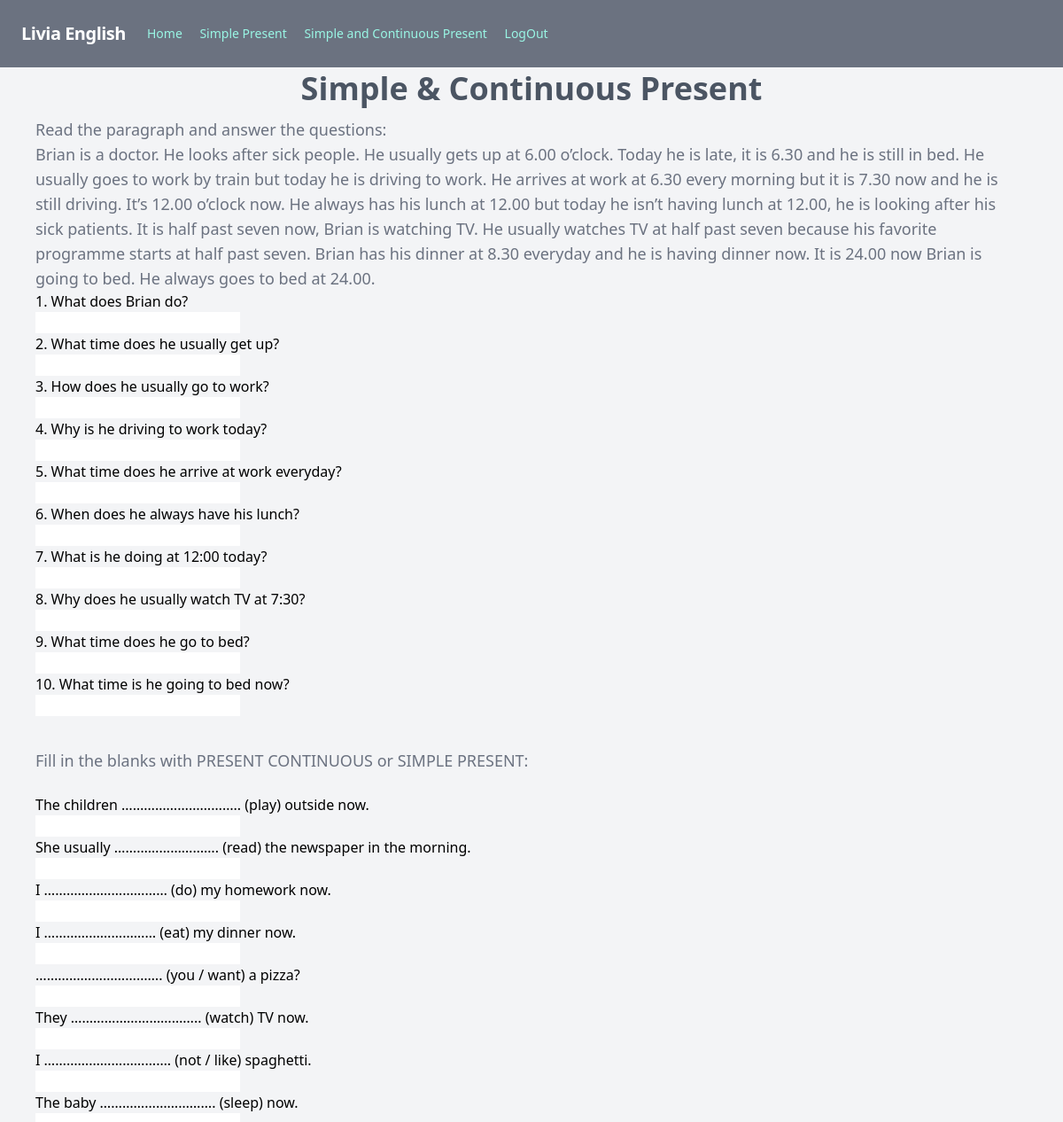
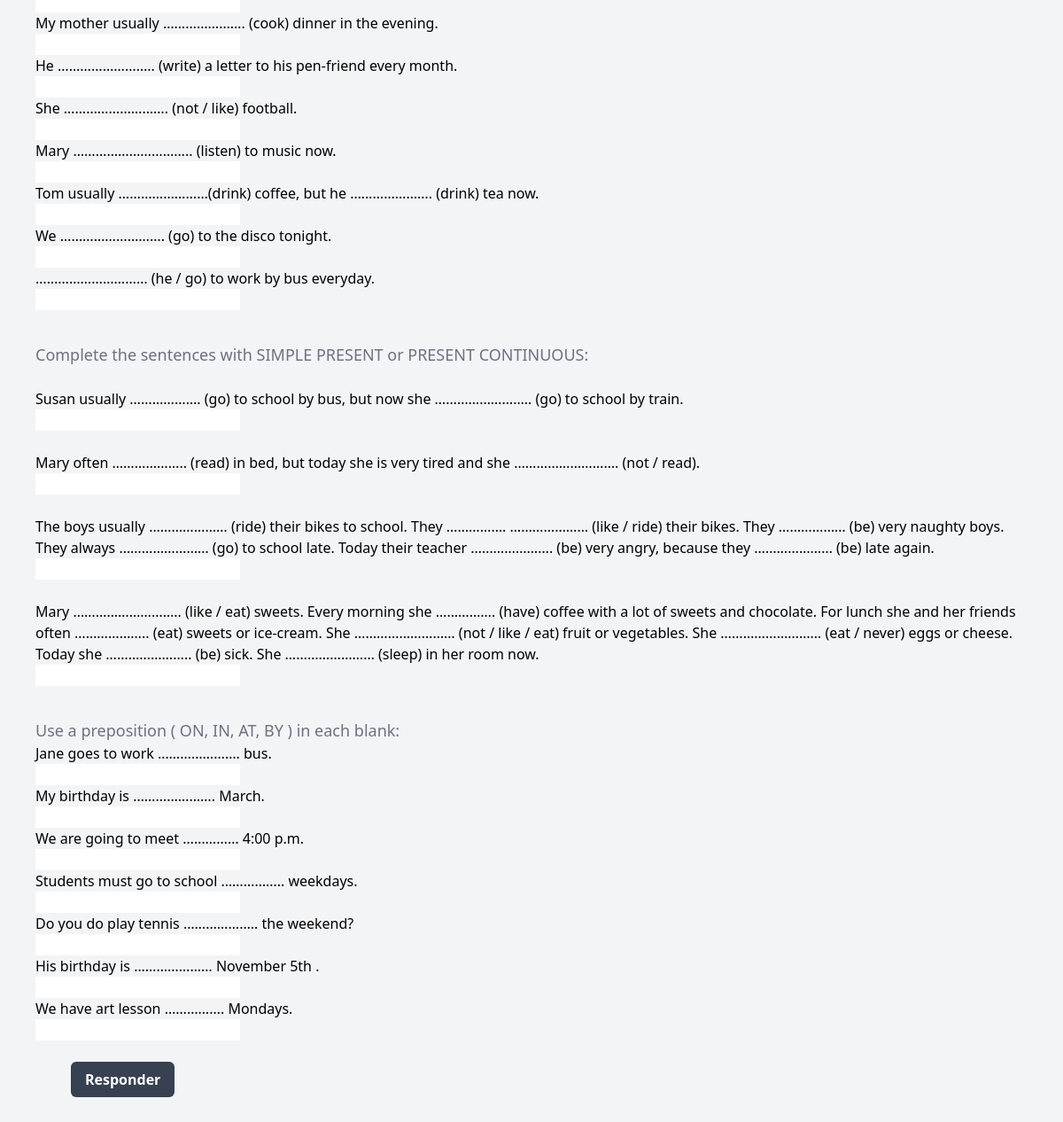
The page /simplecontinuouspresent/ (signed in) on the database its author committed (2 pictures, top to bottom).
### simuladosingles/models.py (models this page shows)
class FillInBlank_by_topic(models.Model):
    assunto=models.CharField(max_length=500)
    pergunta = models.CharField(max_length=5000)
    resposta = models.CharField(max_length=5000)

### simuladosingles/views.py (the view)
# urls.py: path('simplecontinuouspresent/',views.simplecontinuouspresent, name='simplecontinuouspresent'),
def simplecontinuouspresent(request):
    if request.user.is_authenticated:
        question_list = FillInBlank_by_topic.objects.filter(assunto="simplecontinuouspresent").order_by("id")
        question_list_questao2 = FillInBlank_by_topic.objects.filter(assunto="simplecontinuouspresentquestao2").order_by("id")
        question_list_questao3 = FillInBlank_by_topic.objects.filter(assunto="simplecontinuouspresentquestao3").order_by("id")
        question_list_questao4 = FillInBlank_by_topic.objects.filter(assunto="simplecontinuouspresentquestao4").order_by("id")
        context = {
                "question_list": question_list,
                "question_list_questao2": question_list_questao2,
                "question_list_questao3": question_list_questao3,
                "question_list_questao4": question_list_questao4,
            }
        return render(request, 'simplecontinuouspresent.html',context)
    else:
        return render(request, 'login.html')

### templates/simplecontinuouspresent.html (shortened to what this page needs)
{% extends 'home.html' %}
{% block content %}
<div class="text-left py-1 px-10">
    <h1 class="block text-center text-2xl font-bold text-gray-600 sm:text-4xl">Simple & Continuous Present</h1>
    <p class="mt-3 text-lg text-gray-500">Read the paragraph and answer the questions:
        <br/>
        Brian is a doctor. He looks after sick people. He usually gets up at 6.00 o’clock. Today he is
        late, it is 6.30 and he is still in bed. He usually goes to work by train but today he is driving to
        work. He arrives at work at 6.30 every morning but it is 7.30 now and he is still driving.
        It’s 12.00 o’clock now. He always has his lunch at 12.00 but today he isn’t having lunch at
        12.00, he is looking after his sick patients. It is half past seven now, Brian is watching TV. He
        usually watches TV at half past seven because his favorite programme starts at half past seven.
        Brian has his dinner at 8.30 everyday and he is having dinner now.
        It is 24.00 now Brian is going to bed. He always goes to bed at 24.00.</p>
    <p >
    <form action="{% url 'resultsimplecontinuouspresent' %}" method="get" class="form-polls">
    {% for question in question_list %}
        <label for={{question.id}}>{{ question.pergunta }}</label>
        <br/>
        <input type="text"  name='{{question.id}}'   />
        <br/>
      {% endfor %}
      <br/>
      <p class="mt-3 text-lg text-gray-500"> Fill in the blanks with PRESENT CONTINUOUS or SIMPLE PRESENT:</p>
      <br/>
      {% for question in question_list_questao2 %}
      <label for={{question.id}}>{{ question.pergunta }}</label>
      <br/>
      <input type="text"  name='{{question.id}}'   />
      <br/>
      {% endfor %}
      <br/>
      <p class="mt-3 text-lg text-gray-500">Complete the sentences with SIMPLE PRESENT or PRESENT CONTINUOUS:</p>
{% for question in question_list_questao3 %}
<br/>
  <p>{{ question.pergunta }}</p>
  <p > <input  type="text"  name='{{question.id}}' class="w-400" /></p>
{% endfor %}
<br/>
<p class="mt-3 text-lg text-gray-500">Use a preposition ( ON, IN, AT, BY ) in each blank:</p>
{% for question in question_list_questao4 %}
  <p>{{ question.pergunta }}</p>
  <p > <input  type="text"  name='{{question.id}}' class="w-400" /></p>
{% endfor %}
<br/>
      <input class="bg-gray-700 ml-10 mb-10 hover:bg-blue-600 text-white font-semibold rounded-md py-2 px-4 w-50" type="submit" value="Responder" />
    </form>
</p>
</div>
{% endblock %}

### rows shown on the page
FillInBlank_by_topic: pergunta "1. What does Brian do?"
FillInBlank_by_topic: pergunta "2. What time does he usually get up?"
FillInBlank_by_topic: pergunta "3. How does he usually go to work?"
FillInBlank_by_topic: pergunta "4. Why is he driving to work today?"
FillInBlank_by_topic: pergunta "5. What time does he arrive at work everyday?"
FillInBlank_by_topic: pergunta "6. When does he always have his lunch?"
FillInBlank_by_topic: pergunta "7. What is he doing at 12:00 today?"
FillInBlank_by_topic: pergunta "8. Why does he usually watch TV at 7:30?"
FillInBlank_by_topic: pergunta "9. What time does he go to bed?"
FillInBlank_by_topic: pergunta "10. What time is he going to bed now?"
FillInBlank_by_topic: pergunta "The children ………………………….. (play) outside now."
FillInBlank_by_topic: pergunta "She usually ………………………. (read) the newspaper in the morning."
FillInBlank_by_topic: pergunta "I …………………………… (do) my homework now."
FillInBlank_by_topic: pergunta "I ………………………… (eat) my dinner now."
FillInBlank_by_topic: pergunta "……………………………. (you / want) a pizza?"
FillInBlank_by_topic: pergunta "They …………………………….. (watch) TV now."
FillInBlank_by_topic: pergunta "I ……………………………. (not / like) spaghetti."
FillInBlank_by_topic: pergunta "The baby …………………………. (sleep) now."
FillInBlank_by_topic: pergunta "My mother usually …………………. (cook) dinner in the evening."
FillInBlank_by_topic: pergunta "He …………………….. (write) a letter to his pen-friend every month."
FillInBlank_by_topic: pergunta "She ………………………. (not / like) football."
FillInBlank_by_topic: pergunta "Mary ………………………….. (listen) to music now."
FillInBlank_by_topic: pergunta "Tom usually ……………………(drink) coffee, but he …………………. (drink) tea now."
FillInBlank_by_topic: pergunta "We ………………………. (go) to the disco tonight."
FillInBlank_by_topic: pergunta "………………………… (he / go) to work by bus everyday."
FillInBlank_by_topic: pergunta "Susan usually ………………. (go) to school by bus, but now she …………………….. (go) to school by train."
FillInBlank_by_topic: pergunta "Mary often ……………….. (read) in bed, but today she is very tired and she ………………………. (not / read)."
FillInBlank_by_topic: pergunta "The boys usually ………………… (ride) their bikes to school. They ……………. ………………… (like / ride) their bikes. They ……………… (be) very naughty boys. They always …………………… (go) to school late. Today their teacher …………………. (be) very angry, because they ………………… (be) late again."
FillInBlank_by_topic: pergunta "Mary ……………………….. (like / eat) sweets. Every morning she ……………. (have) coffee with a lot of sweets and chocolate. For lunch she and her friends often ……………….. (eat) sweets or ice-cream. She ……………………… (not / like / eat) fruit or vegetables. She ……………………… (eat / never) eggs or cheese. Today she ………………….. (be) sick. She …………………… (sleep) in her room now."
FillInBlank_by_topic: pergunta "Jane goes to work …………………. bus."
FillInBlank_by_topic: pergunta "My birthday is …………………. March."
FillInBlank_by_topic: pergunta "We are going to meet …………… 4:00 p.m."
FillInBlank_by_topic: pergunta "Students must go to school …………….. weekdays."
FillInBlank_by_topic: pergunta "Do you do play tennis ……………….. the weekend?"
FillInBlank_by_topic: pergunta "His birthday is ………………… November 5th ."
FillInBlank_by_topic: pergunta "We have art lesson ……………. Mondays."
